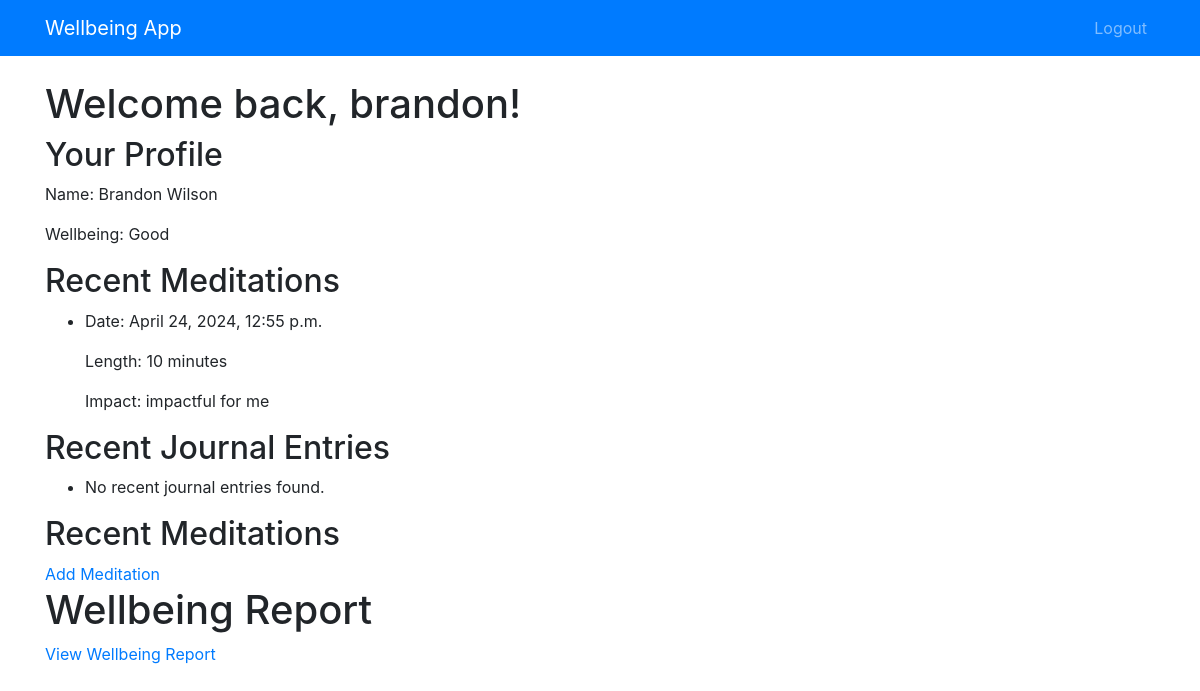
Before: /dashboard/ (signed in) with the older database file.
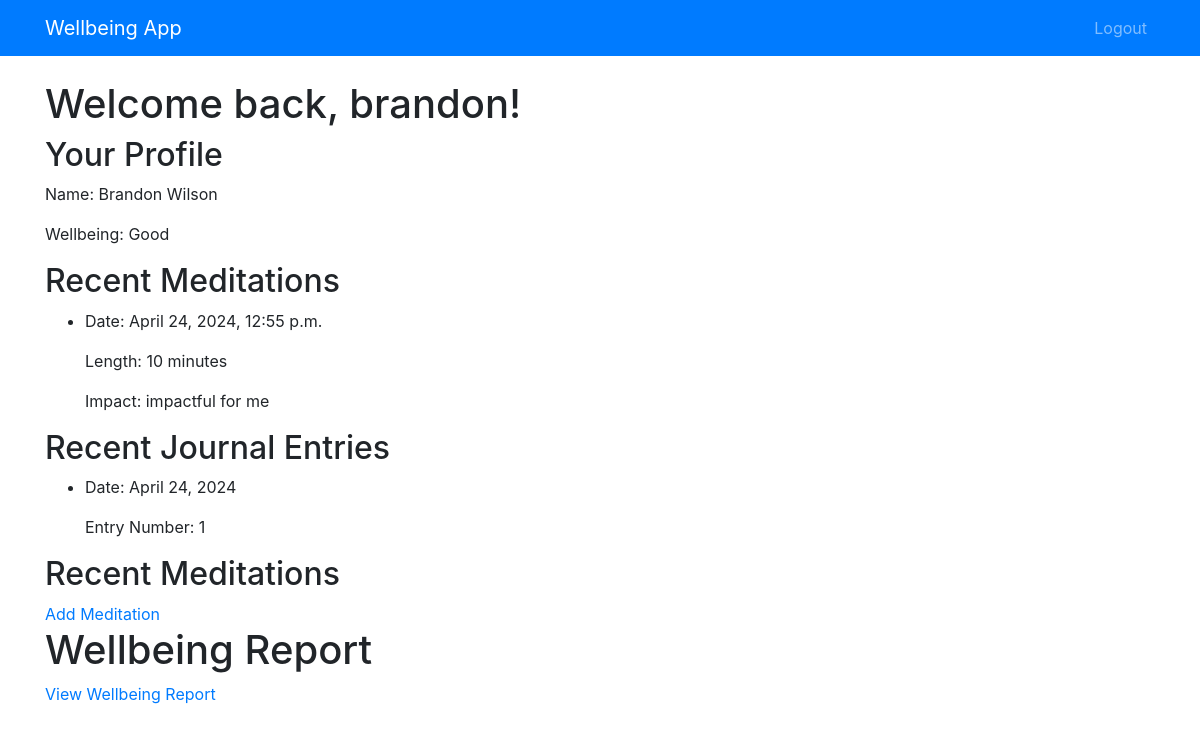
After: the same page with the newer database file.
### blog/models.py (models this page shows)
class Meditation(models.Model):
    author = models.ForeignKey(User, on_delete=models.CASCADE, null=True)
    person = models.ForeignKey(Person, on_delete=models.CASCADE, related_name='meditations')
    length = models.PositiveIntegerField(help_text="Duration in minutes")
    impact = models.CharField(max_length=255, blank=True, help_text="Descriptive impact on wellbeing")
    created_date = models.DateTimeField(auto_now_add=True)
    published_date = models.DateTimeField(null=True, blank=True)

class Journaling(models.Model):
    author = models.ForeignKey(User, on_delete=models.CASCADE, null=True)
    person = models.ForeignKey(Person, on_delete=models.CASCADE, related_name='journal_entries')
    entry_number = models.PositiveIntegerField()
    date = models.DateField(default=now)
    created_date = models.DateTimeField(auto_now_add=True)
    published_date = models.DateTimeField(null=True, blank=True)

### blog/views.py (the view)
# urls.py: path('dashboard/', views.dashboard, name='dashboard'),
@login_required
def dashboard(request):
    try:
        person = request.user.person
        meditations = Meditation.objects.filter(person=person).order_by('-created_date')[:5]
        journal_entries = Journaling.objects.filter(person=person).order_by('-date')[:5]
    except Person.DoesNotExist:
        person = None
        meditations = []
        journal_entries = []
    context = {
        'person': person,
        'meditations': meditations,
        'journal_entries': journal_entries,
        'greeting': f"Welcome back, {request.user.get_username()}!"
    }
    return render(request, 'blog/dashboard.html', context)

### blog/templates/blog/dashboard.html
{% extends 'base.html' %}
{% block content %}
    <header>
        <h1>{{ greeting }}</h1>
    </header>
    <main>
        {% if person %}
            <section>
                <h2>Your Profile</h2>
                <p>Name: {{ person.name }}</p>
                <p>Wellbeing: {{ person.get_wellbeing_display }}</p>
            </section>
            <section>
                <h2>Recent Meditations</h2>
                <ul>
                    {% for meditation in meditations %}
                        <li>
                            <p>Date: {{ meditation.created_date }}</p>
                            <p>Length: {{ meditation.length }} minutes</p>
                            <p>Impact: {{ meditation.impact }}</p>
                        </li>
                    {% empty %}
                        <li>No recent meditations found.</li>
                    {% endfor %}
                </ul>
            </section>
            <section>
                <h2>Recent Journal Entries</h2>
                <ul>
                    {% for entry in journal_entries %}
                        <li>
                            <p>Date: {{ entry.date }}</p>
                            <p>Entry Number: {{ entry.entry_number }}</p>
                        </li>
                    {% empty %}
                        <li>No recent journal entries found.</li>
                    {% endfor %}
                </ul>
            </section>
            <section>
                <h2>Recent Meditations</h2>
                <a href="{% url 'add_meditation' %}">Add Meditation</a>
            </section>
            <section>
                <h1>Wellbeing Report</h1>
                <a href="{% url 'wellbeing_report' %}">View Wellbeing Report</a>
            </section>
        {% else %}
            <p>You don't have a profile yet. Please create one.</p>
        {% endif %}
    </main>
{% endblock %}

Changed rows visible on the page:
added Journaling: date "April 24, 2024", entry_number "1"
Other visible differences:
text no longer shown: "No recent journal entries found."
